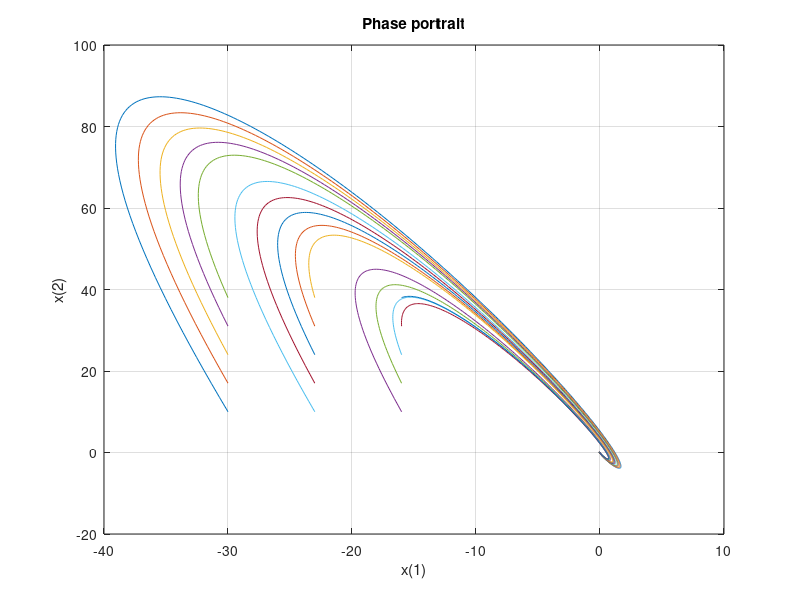

Write MATLAB code to recreate this figure.
%Phase portrait sistema 1, practica 2
  clear all;
  clc;
  a=1;
k=1;
%backstepping control law
##u=(-2-a*cos(x(1)))*(x(1)+a*sin(x(1))+x(2))-x(1)-k*(x(2)+2*x(1)+a*sin(x(1)));


  pendulum = @(t,x)[x(1)+a*sin(x(1))+x(2);
   (-2-a*cos(x(1)))*(x(1)+a*sin(x(1))+x(2))-x(1)-k*(x(2)+2*x(1)+a*sin(x(1)))];


%time step
  t_time=linspace(0,10,700)
  %Initial Conditions:
    %x_0: (angulo_j, velocidad_i)
##     xo(1)=-20; %initial condition 
##       xo(2)=30;
  for i=-30:7:-10
    for j=10:7:40
    [t,x ] = ode45 (pendulum,t_time,[i*pi/180,j*pi/180] );

  plot((180/pi)*x(:,1),(180/pi)*x(:,2))
  hold on
  drawnow
  endfor
  endfor

  grid on
% adding label to the x-axis
xlabel('x(1)');
 
% adding label to the y-axis
ylabel('x(2)');
 
% adding title for the plot
title('Phase portrait');
pkg load optim

    pendulum_A = @(x)[x(1)+a*sin(x(1))+x(2);
   (-2-a*cos(x(1)))*(x(1)+a*sin(x(1))+x(2))-x(1)-k*(x(2)+2*x(1)+a*sin(x(1)))];
  A=jacobs([0,0], pendulum_A)
  lambda = eig (A)